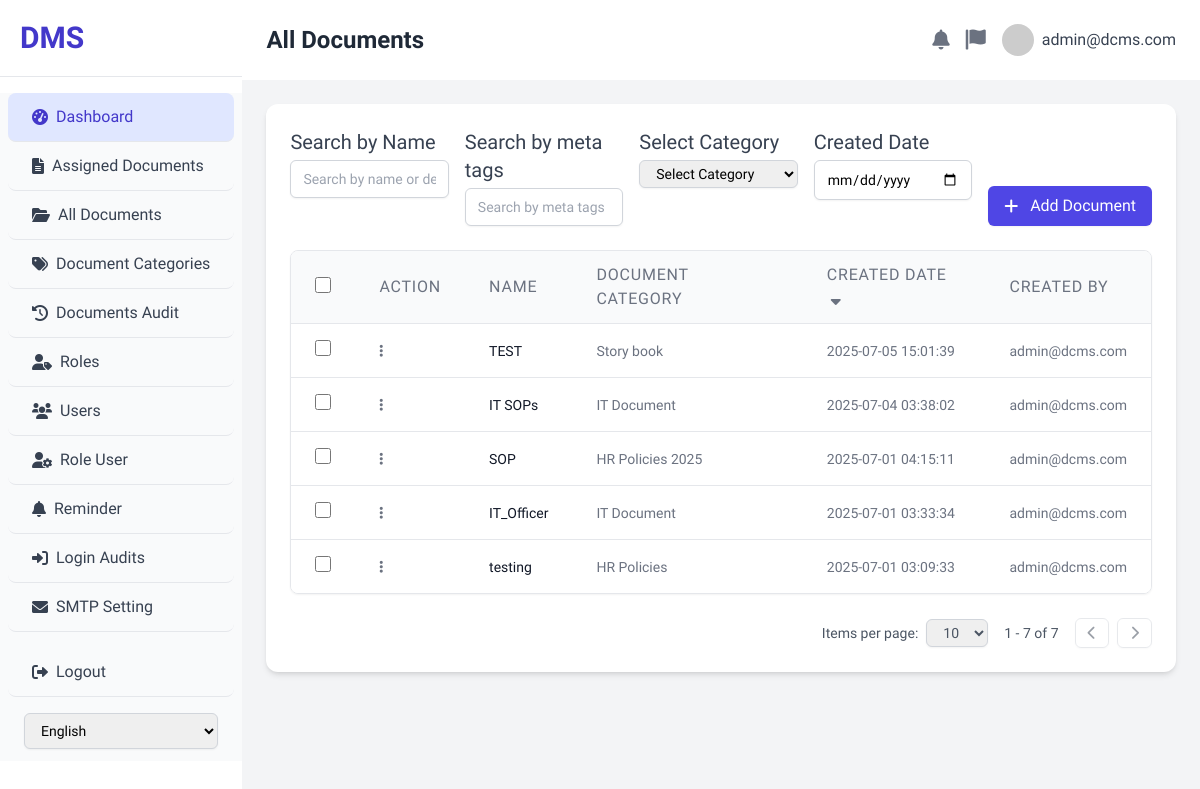
/all_documents.php (signed in), run on the app's committed database.
### tables this page shows
CREATE TABLE `documents` (
  `id` int(11) NOT NULL,
  `name` varchar(255) NOT NULL,
  `description` text DEFAULT NULL,
  `category_id` int(11) DEFAULT NULL,
  `file_path` varchar(255) NOT NULL,
  `meta_tags` text DEFAULT NULL,
  `created_by_user_id` int(11) DEFAULT NULL,
  `created_at` timestamp NOT NULL DEFAULT current_timestamp(),
  `updated_at` timestamp NOT NULL DEFAULT current_timestamp() ON UPDATE current_timestamp(),
  `expired_date` date DEFAULT NULL
);

CREATE TABLE `categories` (
  `id` int(11) NOT NULL,
  `name` varchar(255) NOT NULL,
  `created_at` timestamp NOT NULL DEFAULT current_timestamp(),
  `parent_id` int(11) DEFAULT NULL
);

CREATE TABLE `users` (
  `id` int(11) NOT NULL,
  `email` varchar(255) NOT NULL,
  `first_name` varchar(100) DEFAULT NULL,
  `last_name` varchar(100) DEFAULT NULL,
  `mobile_number` varchar(20) DEFAULT NULL,
  `password` varchar(255) NOT NULL,
  `created_at` timestamp NOT NULL DEFAULT current_timestamp(),
  `role_id` int(11) DEFAULT 2
);

### all_documents.php (the view, shortened to what this page needs)
<!DOCTYPE html>
<html lang="en">
<head>
    <script src="https://cdn.tailwindcss.com"></script>
    <link rel="stylesheet" href="https://cdnjs.cloudflare.com/ajax/libs/font-awesome/6.0.0-beta3/css/all.min.css">
</head>
<body class="flex h-screen overflow-hidden">
    <?php
    include 'auth_check.php';
    $servername = "localhost";
    $username = "root";
    $password = "";
    $dbname = "dms_db";
    $conn = new mysqli($servername, $username, $password, $dbname);
    $user_email = $_SESSION['user_email'];
    $all_documents = [];
    $sql = "SELECT d.id, d.name, c.name as category_name, d.created_at, d.expired_date, u.email as created_by
            FROM documents d
            JOIN categories c ON d.category_id = c.id
            JOIN users u ON d.created_by_user_id = u.id
            ORDER BY d.created_at DESC";
    $result = $conn->query($sql);
    if ($result && $result->num_rows > 0) {
        while ($row = $result->fetch_assoc()) {
            $all_documents[] = $row;
        }
    }
    ?>
    <div class="w-70 bg-white shadow-lg flex-shrink-0 overflow-y-auto">
        <div class="p-5 border-b border-gray-200">
            <h1 class="text-3xl font-extrabold text-indigo-700">DMS</h1>
        </div>
        <nav class="mt-4 bg-gray-50">
            <a href="dashboard.php" class="flex items-center py-3 px-6 text-gray-700 hover:bg-indigo-50 hover:text-indigo-500 rounded-lg mx-2 transition duration-150 ease-in-out bg-indigo-100 text-indigo-700 border-b">
                <i class="fas fa-tachometer-alt mr-2"></i> <?php echo $lang['dashboard']; ?>
            </a>
            <a href="assigned_documents.php" class="flex items-center py-3 px-6 text-gray-700 hover:bg-indigo-50 hover:text-indigo-700 rounded-lg mx-2 transition duration-150 ease-in-out border-b">
                <i class="fas fa-file-alt mr-2"></i> <?php echo $lang['assigned_documents']; ?>
            </a>
            <a href="all_documents.php" class="flex items-center py-3 px-6 text-gray-700 hover:bg-indigo-50 hover:text-indigo-700 rounded-lg mx-2 transition duration-150 ease-in-out border-b">
                <i class="fas fa-folder-open mr-2"></i> <?php echo $lang['all_documents']; ?>
            </a>
            <a href="document_categories.php" class="flex items-center py-3 px-6 text-gray-700 hover:bg-indigo-50 hover:text-indigo-700 rounded-lg mx-2 transition duration-150 ease-in-out border-b">
                <i class="fas fa-tags mr-2"></i> <?php echo $lang['document_categories']; ?>
            </a>
            <a href="documents_audit_trail.php" class="flex items-center py-3 px-6 text-gray-700 hover:bg-indigo-50 hover:text-indigo-700 rounded-lg mx-2 transition duration-150 ease-in-out border-b">
                <i class="fas fa-history mr-2"></i> <?php echo $lang['documents_audit_trail']; ?>
            </a>
            <a href="roles.php" class="flex items-center py-3 px-6 text-gray-700 hover:bg-indigo-50 hover:text-indigo-700 rounded-lg mx-2 transition duration-150 ease-in-out border-b">
                <i class="fas fa-user-tag mr-2"></i> <?php echo $lang['roles']; ?>
            </a>
            <a href="users.php" class="flex items-center py-3 px-6 text-gray-700 hover:bg-indigo-50 hover:text-indigo-700 rounded-lg mx-2 transition duration-150 ease-in-out border-b">
                <i class="fas fa-users mr-2"></i> <?php echo $lang['users']; ?>
            </a>
            <a href="role_user.php" class="flex items-center py-3 px-6 text-gray-700 hover:bg-indigo-50 hover:text-indigo-700 rounded-lg mx-2 transition duration-150 ease-in-out border-b">
                <i class="fas fa-user-cog mr-2"></i> <?php echo $lang['role_user']; ?>
            </a>
            <a href="reminder.php" class="flex items-center py-3 px-6 text-gray-700 hover:bg-indigo-50 hover:text-indigo-700 rounded-lg mx-2 transition duration-150 ease-in-out border-b">
                <i class="fas fa-bell mr-2"></i> <?php echo $lang['reminder']; ?>
            </a>
            <a href="#" class="flex items-center py-3 px-6 text-gray-700 hover:bg-indigo-50 hover:text-indigo-700 rounded-lg mx-2 transition duration-150 ease-in-out border-b">
                <i class="fas fa-sign-in-alt mr-2"></i> <?php echo $lang['login_audits']; ?>
            </a>
            <a href="#" class="flex items-center py-3 px-6 text-gray-700 hover:bg-indigo-50 hover:text-indigo-700 rounded-lg mx-2 transition duration-150 ease-in-out border-b">
                <i class="fas fa-envelope mr-2"></i> <?php echo $lang['smtp_setting']; ?>
            </a>
            <a href="/dcms/logout.php" class="flex items-center py-3 px-6 text-gray-700 hover:bg-red-50 hover:text-red-700 rounded-lg mx-2 transition duration-150 ease-in-out mt-4 border-b" id="logout-link">
                <i class="fas fa-sign-out-alt mr-2"></i> <?php echo $lang['logout']; ?>
            </a>
            <div class="px-6 py-3">
                <form method="post" id="lang-form">
                    <select name="lang" id="lang-select" class="mt-1 block w-full px-3 py-2 border border-gray-300 rounded-md shadow-sm focus:ring-indigo-500 focus:border-indigo-500 sm:text-sm" onchange="document.getElementById('lang-form').submit()">
                        <option value="en" <?php echo ($_SESSION['lang'] === 'en') ? 'selected' : ''; ?>>English</option>
                    </select>
                </form>
            </div>
        </nav>
    </div>
    <div class="flex-1 flex flex-col overflow-hidden">
        <header class="flex items-center justify-between p-6 bg-white shadow-md">
            <div class="flex items-center">
                <h1 class="text-2xl font-semibold text-gray-800"><?php echo $lang['all_documents'] ?></h1>
            </div>
            <div class="flex items-center space-x-4">
                <button class="text-gray-500 hover:text-gray-700 focus:outline-none focus:text-gray-700">
                    <i class="fas fa-bell text-xl"></i>
                </button>
                <button class="text-gray-500 hover:text-gray-700 focus:outline-none focus:text-gray-700">
                    <i class="fas fa-flag text-xl"></i>
                </button>
                <div class="relative">
                    <button class="flex items-center space-x-2 text-gray-700 hover:text-gray-900 focus:outline-none focus:text-gray-900">
                        <img class="h-8 w-8 rounded-full object-cover" src="https://placehold.co/150x150/cccccc/ffffff?text=User" alt="User Avatar">
                        <span class="hidden md:inline-block font-medium"><?php echo htmlspecialchars($user_email); ?></span>
                    </button>
                </div>
            </div>
        </header>
        <main class="flex-1 overflow-x-hidden overflow-y-auto bg-gray-100 p-6">
            <div class="bg-white rounded-xl shadow-md p-6">
                <div class="flex flex-col md:flex-row md:items-end justify-between mb-6 space-y-4 md:space-y-0 md:space-x-4">
                    <div class="flex-1 grid grid-cols-1 md:grid-cols-4 gap-4">
                        <div>
                            <label for="search-name" class="block text-xl font-medium text-gray-700 mb-1"><?php echo $lang['search by name']; ?></label>
                            <input type="text" id="search-name" placeholder="Search by name or description"
                                   class="block w-full px-3 py-2 border border-gray-300 rounded-md shadow-sm focus:ring-indigo-500 focus:border-indigo-500 sm:text-sm">
                        </div>
                        <div>
                            <label for="search-meta" class="block text-xl font-medium text-gray-700 mb-1"><?php echo $lang['search by meta tags']; ?></label>
                            <input type="text" id="search-meta" placeholder="Search by meta tags"
                                   class="block w-full px-3 py-2 border border-gray-300 rounded-md shadow-sm focus:ring-indigo-500 focus:border-indigo-500 sm:text-sm">
                        </div>
                        <div>
                            <label for="select-category" class="block text-xl font-medium text-gray-700 mb-1"><?php echo $lang['select_category']; ?></label>
                            <select id="select-category"
                                    class="block w-full px-3 py-1 border border-gray-300 rounded-md shadow-sm focus:ring-indigo-500 focus:border-indigo-500 sm:text-sm">
                                <option value="">Select Category</option>
                            </select>
                        </div>
                        <div>
                            <label for="created-date" class="block text-xl font-medium text-gray-700 mb-1"><?php echo $lang['created date']; ?></label>
                            <input type="date" id="created-date"
                                   class="block w-full px-3 py-2 border border-gray-300 rounded-md shadow-sm focus:ring-indigo-500 focus:border-indigo-500 sm:text-sm">
                        </div>
                    </div>
                    <div class="flex space-x-3">
                        <a href="add_document.php" class="px-4 py-2 bg-indigo-600 text-white rounded-md shadow-sm hover:bg-indigo-700 transition duration-150 ease-in-out flex items-center">
                            <i class="fas fa-plus mr-3"></i> <?php echo $lang['add Document'];?>
                        </a>
                    </div>
                </div>
                <div class="overflow-x-auto rounded-lg shadow-sm border border-gray-200">
                    <table class="min-w-full divide-y divide-gray-200">
                        <thead class="bg-gray-50">
                            <tr>
                                <th scope="col" class="px-6 py-3 text-left text-xs font-medium text-gray-500 uppercase tracking-wider">
                                    <input type="checkbox" class="form-checkbox h-4 w-4 text-indigo-600 transition duration-150 ease-in-out rounded">
                                </th>
                                <th scope="col" class="px-6 py-3 text-left text-1xs font-medium text-gray-500 uppercase tracking-wider"><?php echo $lang['action']; ?></th>
                                <th scope="col" class="px-6 py-3 text-left text-1xs font-medium text-gray-500 uppercase tracking-wider"><?php echo $lang['name']; ?></th>
                                <th scope="col" class="px-6 py-3 text-left text-1xs font-medium text-gray-500 uppercase tracking-wider"><?php echo $lang['document_category'];?></th>
                                <th scope="col" class="px-6 py-3 text-left text-1xs font-medium text-gray-500 uppercase tracking-wider"><?php echo $lang['created date'];?><i class="fas fa-sort-down ml-1"></i></th>
                                <th scope="col" class="px-6 py-3 text-left text-1xs font-medium text-gray-500 uppercase tracking-wider"><?php echo $lang['created by']; ?></th>
                            </tr>
                        </thead>
                        <tbody class="bg-white divide-y divide-gray-200">
                            <?php if (empty($all_documents)): ?>
                                <tr>
                                    <td colspan="6" class="px-6 py-4 whitespace-nowrap text-sm text-gray-500 text-center">No documents found.</td>
                                </tr>
                            <?php else: ?>
                                <?php foreach ($all_documents as $document): ?>
                                <tr>
                                    <td class="px-6 py-4 whitespace-nowrap text-sm font-medium text-gray-900">
                                        <input type="checkbox" class="form-checkbox h-4 w-4 text-indigo-600 transition duration-150 ease-in-out rounded">
                                    </td>
                                    <td class="px-6 py-4 whitespace-nowrap text-sm font-medium text-gray-900 relative">
                                        <button class="text-gray-500 hover:text-gray-700 focus:outline-none action-button" data-document-id="<?php echo $document['id']; ?>">
                                            <i class="fas fa-ellipsis-v"></i>
                                        </button>
                                    </td>
                                    <td class="px-6 py-4 whitespace-nowrap text-sm text-gray-900"><?php echo htmlspecialchars($document['name']); ?></td>
                                    <td class="px-6 py-4 whitespace-nowrap text-sm text-gray-500"><?php echo htmlspecialchars($document['category_name']); ?></td>
                                    <td class="px-6 py-4 whitespace-nowrap text-sm text-gray-500"><?php echo htmlspecialchars($document['created_at']); ?></td>
                                    <td class="px-6 py-4 whitespace-nowrap text-sm text-gray-500"><?php echo htmlspecialchars($document['created_by']); ?></td>
                                </tr>
                                <?php endforeach; ?>
                            <?php endif; ?>
                        </tbody>
                    </table>
                </div>
                <div class="flex justify-end items-center mt-6 text-sm text-gray-600">
                    <span class="mr-2">Items per page:</span>
                    <select class="px-3 py-1 border border-gray-300 rounded-md shadow-sm focus:ring-indigo-500 focus:border-indigo-500">
                        <option>10</option>
                    </select>
                    <span class="ml-4 mr-4">1 - 7 of 7</span>
                    <div class="flex space-x-2">
                        <button class="px-3 py-1 border border-gray-300 rounded-md shadow-sm text-gray-700 hover:bg-gray-100 disabled:opacity-50" disabled>
                            <i class="fas fa-chevron-left"></i>
                        </button>
                        <button class="px-3 py-1 border border-gray-300 rounded-md shadow-sm text-gray-700 hover:bg-gray-100 disabled:opacity-50" disabled>
                            <i class="fas fa-chevron-right"></i>
                        </button>
                    </div>
                </div>
            </div>
        </main>
    </div>
</body>
</html>

### all_documents.php (style rules this page uses)
body { font-family: 'Battambang', sans-serif; background-color: #f0f2f5; }

### data on the page
documents: name "TEST", category.name "Story book", created_at "2025-07-05 15:01:39", created_by_user.email "admin@dcms.com"
documents: name "IT SOPs", category.name "IT Document", created_at "2025-07-04 03:38:02", created_by_user.email "admin@dcms.com"
documents: name "SOP", category.name "HR Policies 2025", created_at "2025-07-01 04:15:11", created_by_user.email "admin@dcms.com"
documents: name "IT_Officer", category.name "IT Document", created_at "2025-07-01 03:33:34", created_by_user.email "admin@dcms.com"
documents: name "testing", category.name "HR Policies", created_at "2025-07-01 03:09:33", created_by_user.email "admin@dcms.com"

### other printed values
$lang['dashboard'] "Dashboard"
$lang['assigned_documents'] "Assigned Documents"
$lang['all_documents'] "All Documents"
$lang['document_categories'] "Document Categories"
$lang['documents_audit_trail'] "Documents Audit"
$lang['roles'] "Roles"
$lang['users'] "Users"
$lang['role_user'] "Role User"
$lang['reminder'] "Reminder"
$lang['login_audits'] "Login Audits"
$lang['smtp_setting'] "SMTP Setting"
$lang['logout'] "Logout"
$user_email "admin@dcms.com"
$lang['search by name'] "Search by Name"
$lang['search by meta tags'] "Search by meta tags"
